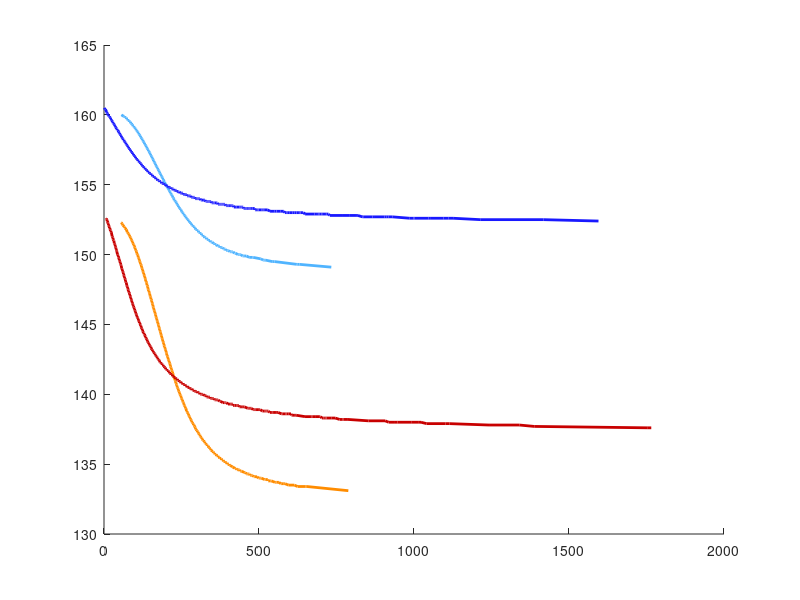

MATLAB code to generate this figure: (Note: this script raises an error after producing the figure.)
clear ; close all ;

load('dat_decision');
load suffdata
% figure; hold on 
tmp = [1 3 2 4]; % [30,0], [5,0], [30,-500], [5,-500]
for con = 1:4
    % 17 subs * 50 trials * 4 conditions
    optaim = OptAim_Sufficient_G(:,:,con);
    samplevar  = SampleNoiseY(:,:,con).^2;
    optaim = reshape(optaim, 17*50,1);
    samplevar = reshape(samplevar, 17*50,1);
    [samplevar idx]= sort(samplevar);
    optaim = optaim(idx);  
    OPTAim(:,con) = optaim;
    SampleVar(:,con) = samplevar;
end

tmp = [1 3 2 4]; % [30,0], [5,0], [30,-500], [5,-500]
OPTAim = OPTAim(:,tmp);
SampleVar = SampleVar(:,tmp);

ms = 5.5; cs = 10; ms2 = 10;
figure; hold on 
C1 = [204 247 255]./255 ; C11 = [80 180 255]./255 ; 
C3 = [179 179 255]./255; C33 = [25 25 255]./255;
C2 = [255 221 200]./255; C22 = [255 140 0]./255;
C4 = [255 200 200]./255; C44 = [200 0 0]./255; 

plot(SampleVar(:,1), OPTAim(:,1), '-', 'Color', C11,'LineWidth',2); hold on
plot(SampleVar(:,2), OPTAim(:,2), '-', 'Color', C33,'LineWidth',2); hold on
plot(SampleVar(:,3), OPTAim(:,3), '-', 'Color', C22,'LineWidth',2); hold on
plot(SampleVar(:,4), OPTAim(:,4), '-', 'Color', C44,'LineWidth',2); hold on
yline(180,'g-','LineWidth',1.5)
yticks(120:10:180); ylim([120 185]); 
xlim([0 1800]); xticks(0:250:1800);
myfigAI2(12,0.025, 500,400)

